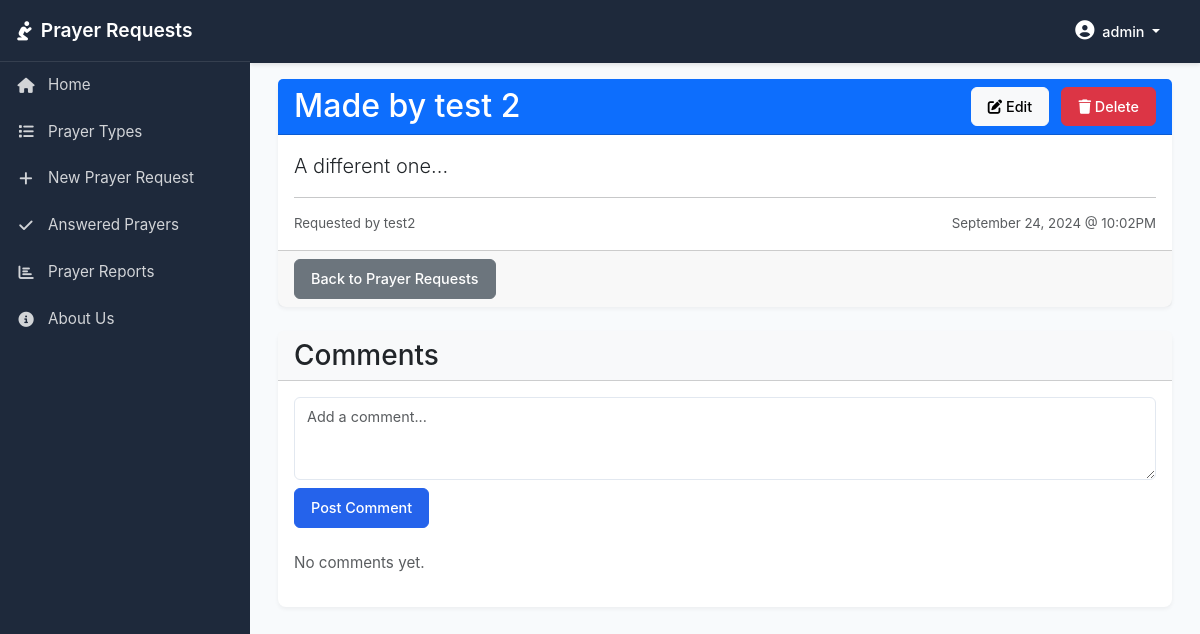
The app's page /request/17/ (signed in), older data.
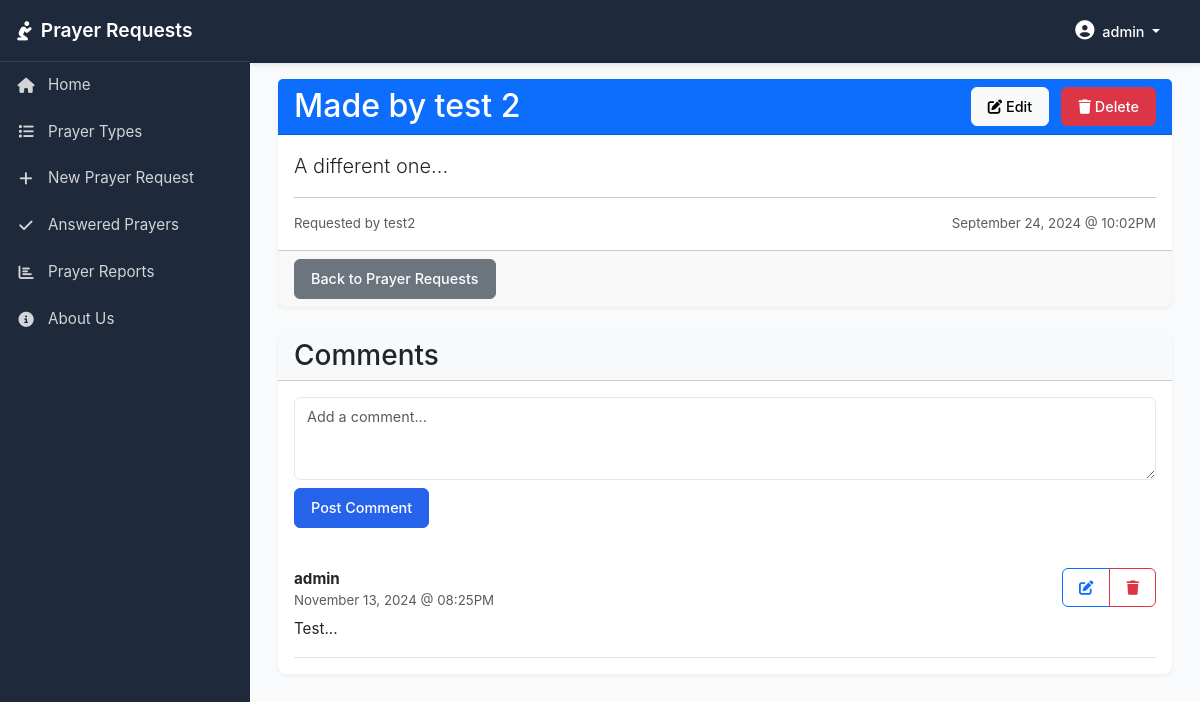
The same page, newer data.
### prayer_requests/models.py (models this page shows, shortened)
class Comment(models.Model):
    prayer_request = models.ForeignKey(PrayerRequest, on_delete=models.CASCADE, related_name='comments')
    author = models.ForeignKey(User, on_delete=models.CASCADE)
    text = models.TextField()
    created_at = models.DateTimeField(auto_now_add=True)
    updated_at = models.DateTimeField(auto_now=True)
    class Meta:
        ordering = ['-created_at']

### prayer_requests/views.py (the view, shortened to what this page needs)
# urls.py: path('request/<int:pk>/', views.prayer_request_detail, name='prayer_request_detail'),
def prayer_request_detail(request, pk):
    prayer_request = get_object_or_404(PrayerRequest, pk=pk)
    comments = prayer_request.comments.all()
    return render(request, 'prayer_requests/prayer_request_detail.html', {
        'prayer_request': prayer_request,
        'comments': comments
    })

### prayer_requests/templates/prayer_requests/prayer_request_detail.html (shortened to what this page needs)
{% extends 'prayer_requests/base.html' %}
{% block content %}
<div class="card">
    <div class="card-header bg-primary text-white d-flex justify-content-between align-items-center">
        <h2 class="mb-0">{{ prayer_request.title }}</h2>
        {% if user.is_authenticated and user == prayer_request.created_by or user.is_superuser %}
        <div>
            <a href="{% url 'edit_prayer_request' prayer_request.pk %}" class="btn btn-light btn-sm me-2">
                <i class="fas fa-edit"></i> Edit
            </a>
            <button type="button" class="btn btn-danger btn-sm" data-bs-toggle="modal" data-bs-target="#deleteModal">
                <i class="fas fa-trash"></i> Delete
            </button>
        </div>
        {% endif %}
    </div>
    <div class="card-body">
        <p class="lead">{{ prayer_request.description }}</p>
        <hr>
        <div class="d-flex justify-content-between align-items-center">
            <small class="text-muted">Requested by {{ prayer_request.created_by }}</small>
            <small class="text-muted">{{ prayer_request.created_at|date:"F d, Y @ h:iA" }}</small>
        </div>
    </div>
    <div class="card-footer">
        <a href="{% url 'home' %}" class="btn btn-secondary">Back to Prayer Requests</a>
    </div>
</div>
{% if user.is_authenticated and user == prayer_request.created_by or user.is_superuser %}
<div class="card mt-4">
    <div class="card-header bg-light">
        <h3 class="mb-0">Comments</h3>
    </div>
    <div class="card-body">
        {% if user.is_authenticated %}
        <form method="POST" class="mb-4">
            <div class="form-group">
                <textarea name="comment" class="form-control" rows="3" placeholder="Add a comment..." required></textarea>
            </div>
            <button type="submit" class="btn btn-primary mt-2">Post Comment</button>
        </form>
        {% else %}
        <p class="text-muted">Please <a href="{% url 'login' %}">login</a> to add comments.</p>
        {% endif %}
        <div class="comments-list">
            {% if comments %}
                {% for comment in comments %}
                <div class="comment border-bottom py-3">
                    <div class="d-flex justify-content-between align-items-start">
                        <div>
                            <strong>{{ comment.author.username }}</strong>
                            <small class="text-muted d-block">{{ comment.created_at|date:"F d, Y @ h:iA" }}</small>
                        </div>
                        {% if user == comment.author or user.is_superuser %}
                        <div class="btn-group">
                            <button class="btn btn-sm btn-outline-primary" data-bs-toggle="modal" data-bs-target="#editCommentModal{{ comment.id }}">
                                <i class="fas fa-edit"></i>
                            </button>
                            <button class="btn btn-sm btn-outline-danger" data-bs-toggle="modal" data-bs-target="#deleteCommentModal{{ comment.id }}">
                                <i class="fas fa-trash"></i>
                            </button>
                        </div>
                        {% endif %}
                    </div>
                    <p class="mb-0 mt-2">{{ comment.text }}</p>
                </div>
                {% endfor %}
            {% else %}
                <p class="text-muted">No comments yet.</p>
            {% endif %}
        </div>
    </div>
</div>
{% endif %}
{% endblock %}

Row changes from the older to the newer data that the page shows:
added Comment: author.username "admin", created_at "November 13, 2024 @ 08:25PM", text "Test..."
Text that changed along with them:
text no longer shown: "No comments yet."
